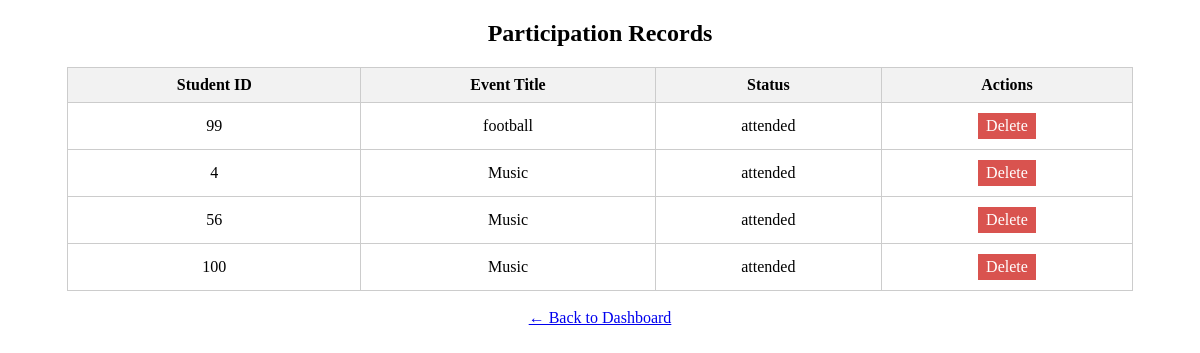
Screenshot of /track_participation.php (signed in) with the database file from the repository.
### tables this page shows
CREATE TABLE `participation` (
  `id` int(11) NOT NULL,
  `user_id` varchar(255) DEFAULT NULL,
  `event_id` int(11) DEFAULT NULL,
  `status` enum('interested','attended') DEFAULT 'interested',
  `timestamp` timestamp NOT NULL DEFAULT current_timestamp()
);

CREATE TABLE `events` (
  `id` int(11) NOT NULL,
  `club_id` int(11) DEFAULT NULL,
  `title` varchar(100) DEFAULT NULL,
  `description` text DEFAULT NULL,
  `event_date` date DEFAULT NULL
);

### track_participation.php (the view, shortened to what this page needs)
<?php
include 'db.php';
$sql = "SELECT p.id AS student_id, p.event_id, e.title AS event_title, p.status
        FROM participation p
        JOIN events e ON p.event_id = e.id
        ORDER BY e.title ASC, p.id ASC";
$result = $conn->query($sql);
?>
<!DOCTYPE html>
<html>
<head>
</head>
<body>
    <h2 style="text-align:center;">Participation Records</h2>
    <table>
        <tr>
            <th>Student ID</th>
            <th>Event Title</th>
            <th>Status</th>
            <th>Actions</th>
        </tr>
        <?php if ($result->num_rows > 0): ?>
            <?php while ($row = $result->fetch_assoc()): ?>
                <tr>
                    <td><?= htmlspecialchars($row['student_id']) ?></td>
                    <td><?= htmlspecialchars($row['event_title']) ?></td>
                    <td><?= htmlspecialchars($row['status']) ?></td>
                    <td>
                        <a class="btn delete" href="?delete=<?= $row['student_id'] ?>&event=<?= $row['event_id'] ?>" onclick="return confirm('Are you sure?');">Delete</a>
                    </td>
                </tr>
            <?php endwhile; ?>
        <?php else: ?>
            <tr><td colspan="4">No participation records found.</td></tr>
        <?php endif; ?>
    </table>
    <br><div style="text-align:center;"><a href="dashboard.php">← Back to Dashboard</a></div>
</body>
</html>

### track_participation.php (style rules this page uses)
table { border-collapse: collapse; width: 90%; margin: auto; }
th, td { border: 1px solid #ccc; padding: 8px; text-align: center; }
th { background-color: #f2f2f2; }
a.btn { padding: 4px 8px; text-decoration: none; margin: 2px; display: inline-block; }
.delete { background: #d9534f; color: white; }

### rows the page displays
participation: id "99", event.title "football", status "attended"
participation: id "4", event.title "Music", status "attended"
participation: id "56", event.title "Music", status "attended"
participation: id "100", event.title "Music", status "attended"
